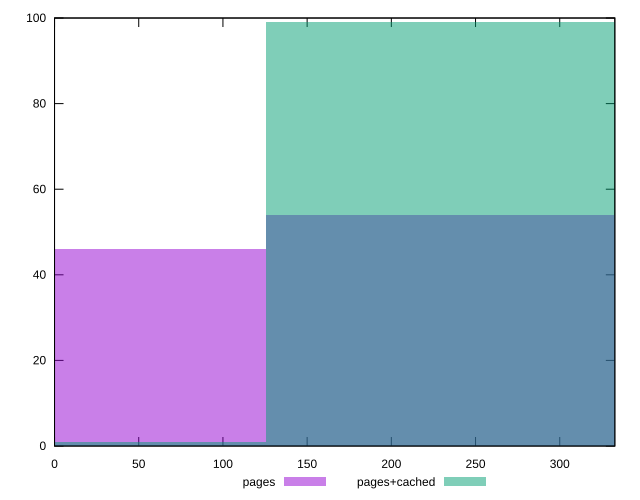

This figure's gnuplot source:
reset

$pages <<EOF
250.67556460546265 54
0 46
EOF

$pagesCached <<EOF
0 1
250.67556460546265 99
EOF

set key outside below
set boxwidth 250.67556460546265
set xrange [0:332.70799999999997]
set yrange [0:100]
set trange [0:100]
set style fill transparent solid 0.5 noborder
set terminal svg size 640, 500 enhanced background rgb 'white'
set output "report_00009_2021-02-08T22-37-41.559Z/uses-rel-preconnect/comparison/histogram/0_vs_1.svg"

plot $pages title "pages" with boxes, \
     $pagesCached title "pages+cached" with boxes

reset
